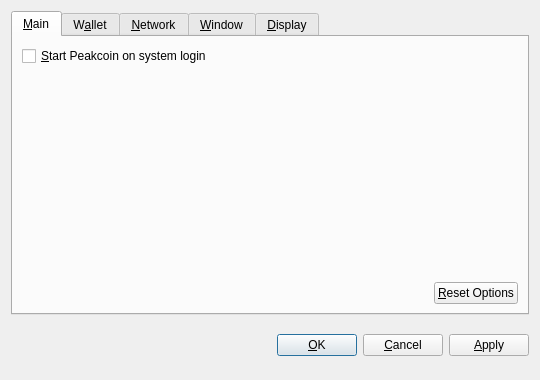
<?xml version="1.0" encoding="UTF-8"?>
<ui version="4.0">
 <class>OptionsDialog</class>
 <widget class="QDialog" name="OptionsDialog">
  <property name="geometry">
   <rect>
    <x>0</x>
    <y>0</y>
    <width>540</width>
    <height>380</height>
   </rect>
  </property>
  <property name="windowTitle">
   <string>Options</string>
  </property>
  <property name="modal">
   <bool>true</bool>
  </property>
  <layout class="QVBoxLayout" name="verticalLayout">
   <item>
    <widget class="QTabWidget" name="tabWidget">
     <property name="tabPosition">
      <enum>QTabWidget::North</enum>
     </property>
     <property name="currentIndex">
      <number>0</number>
     </property>
     <widget class="QWidget" name="tabMain">
      <attribute name="title">
       <string>&amp;Main</string>
      </attribute>
      <layout class="QVBoxLayout" name="verticalLayout_Main">
       <item>
        <widget class="QCheckBox" name="bitcoinAtStartup">
         <property name="toolTip">
          <string>Automatically start Peakcoin after logging in to the system.</string>
         </property>
         <property name="text">
          <string>&amp;Start Peakcoin on system login</string>
         </property>
        </widget>
       </item>
       <item>
        <spacer name="verticalSpacer_Main">
         <property name="orientation">
          <enum>Qt::Vertical</enum>
         </property>
         <property name="sizeHint" stdset="0">
          <size>
           <width>20</width>
           <height>40</height>
          </size>
         </property>
        </spacer>
       </item>
       <item>
        <layout class="QHBoxLayout" name="horizontalLayout_2_Main">
         <item>
          <spacer name="horizontalSpacer_2_Main">
           <property name="orientation">
            <enum>Qt::Horizontal</enum>
           </property>
           <property name="sizeHint" stdset="0">
            <size>
             <width>40</width>
             <height>20</height>
            </size>
           </property>
          </spacer>
         </item>
         <item>
          <widget class="QPushButton" name="resetButton">
           <property name="toolTip">
            <string>Reset all client options to default.</string>
           </property>
           <property name="text">
            <string>&amp;Reset Options</string>
           </property>
           <property name="autoDefault">
            <bool>false</bool>
           </property>
          </widget>
         </item>
        </layout>
       </item>
      </layout>
     </widget>
     <widget class="QWidget" name="tabWallet">
      <attribute name="title">
       <string>W&amp;allet</string>
      </attribute>
      <layout class="QVBoxLayout" name="verticalLayout_Network">
       <item>
        <widget class="QLabel" name="transactionFeeInfoLabel">
         <property name="text">
          <string>Optional transaction fee per kB that helps make sure your transactions are processed quickly. Most transactions are 1 kB.</string>
         </property>
         <property name="textFormat">
          <enum>Qt::PlainText</enum>
         </property>
         <property name="wordWrap">
          <bool>true</bool>
         </property>
        </widget>
       </item>
       <item>
        <layout class="QHBoxLayout" name="horizontalLayout_1_Main">
         <item>
          <widget class="QLabel" name="transactionFeeLabel">
           <property name="text">
            <string>Pay transaction &amp;fee</string>
           </property>
           <property name="textFormat">
            <enum>Qt::PlainText</enum>
           </property>
           <property name="buddy">
            <cstring>transactionFee</cstring>
           </property>
          </widget>
         </item>
         <item>
          <widget class="BitcoinAmountField" name="transactionFee"/>
         </item>
         <item>
          <spacer name="horizontalSpacer_1_Main">
           <property name="orientation">
            <enum>Qt::Horizontal</enum>
           </property>
           <property name="sizeHint" stdset="0">
            <size>
             <width>40</width>
             <height>20</height>
            </size>
           </property>
          </spacer>
         </item>
        </layout>
       </item>
       <item>
        <widget class="QLabel" name="label">
         <property name="text">
          <string>If you disable the spending of unconfirmed change, the change from a transaction cannot be used until that transaction has at least one confirmation. This also affects how your balance is computed.</string>
         </property>
         <property name="wordWrap">
          <bool>true</bool>
         </property>
        </widget>
       </item>
       <item>
        <widget class="QCheckBox" name="spendZeroConfChange">
         <property name="text">
          <string>Spend unconfirmed change  (experts only)</string>
         </property>
        </widget>
       </item>
       <item>
        <spacer name="verticalSpacer">
         <property name="orientation">
          <enum>Qt::Vertical</enum>
         </property>
         <property name="sizeHint" stdset="0">
          <size>
           <width>20</width>
           <height>40</height>
          </size>
         </property>
        </spacer>
       </item>
      </layout>
     </widget>
     <widget class="QWidget" name="tabNetwork">
      <attribute name="title">
       <string>&amp;Network</string>
      </attribute>
      <layout class="QVBoxLayout" name="verticalLayout_Network">
       <item>
        <widget class="QCheckBox" name="mapPortUpnp">
         <property name="toolTip">
          <string>Automatically open the Peakcoin client port on the router. This only works when your router supports UPnP and it is enabled.</string>
         </property>
         <property name="text">
          <string>Map port using &amp;UPnP</string>
         </property>
        </widget>
       </item>
       <item>
        <widget class="QCheckBox" name="connectSocks">
         <property name="toolTip">
          <string>Connect to the Peakcoin network through a SOCKS proxy (e.g. when connecting through Tor).</string>
         </property>
         <property name="text">
          <string>&amp;Connect through SOCKS proxy:</string>
         </property>
        </widget>
       </item>
       <item>
        <layout class="QHBoxLayout" name="horizontalLayout_Network">
         <item>
          <widget class="QLabel" name="proxyIpLabel">
           <property name="text">
            <string>Proxy &amp;IP:</string>
           </property>
           <property name="textFormat">
            <enum>Qt::PlainText</enum>
           </property>
           <property name="buddy">
            <cstring>proxyIp</cstring>
           </property>
          </widget>
         </item>
         <item>
          <widget class="QValidatedLineEdit" name="proxyIp">
           <property name="maximumSize">
            <size>
             <width>140</width>
             <height>16777215</height>
            </size>
           </property>
           <property name="toolTip">
            <string>IP address of the proxy (e.g. 127.0.0.1)</string>
           </property>
          </widget>
         </item>
         <item>
          <widget class="QLabel" name="proxyPortLabel">
           <property name="text">
            <string>&amp;Port:</string>
           </property>
           <property name="textFormat">
            <enum>Qt::PlainText</enum>
           </property>
           <property name="buddy">
            <cstring>proxyPort</cstring>
           </property>
          </widget>
         </item>
         <item>
          <widget class="QLineEdit" name="proxyPort">
           <property name="maximumSize">
            <size>
             <width>55</width>
             <height>16777215</height>
            </size>
           </property>
           <property name="toolTip">
            <string>Port of the proxy (e.g. 9050)</string>
           </property>
          </widget>
         </item>
         <item>
          <widget class="QLabel" name="socksVersionLabel">
           <property name="text">
            <string>SOCKS &amp;Version:</string>
           </property>
           <property name="textFormat">
            <enum>Qt::PlainText</enum>
           </property>
           <property name="buddy">
            <cstring>socksVersion</cstring>
           </property>
          </widget>
         </item>
         <item>
          <widget class="QValueComboBox" name="socksVersion">
           <property name="toolTip">
            <string>SOCKS version of the proxy (e.g. 5)</string>
           </property>
          </widget>
         </item>
         <item>
          <spacer name="horizontalSpacer_Network">
           <property name="orientation">
            <enum>Qt::Horizontal</enum>
           </property>
           <property name="sizeHint" stdset="0">
            <size>
             <width>40</width>
             <height>20</height>
            </size>
           </property>
          </spacer>
         </item>
        </layout>
       </item>
       <item>
        <spacer name="verticalSpacer_Network">
         <property name="orientation">
          <enum>Qt::Vertical</enum>
         </property>
         <property name="sizeHint" stdset="0">
          <size>
           <width>20</width>
           <height>40</height>
          </size>
         </property>
        </spacer>
       </item>
      </layout>
     </widget>
     <widget class="QWidget" name="tabWindow">
      <attribute name="title">
       <string>&amp;Window</string>
      </attribute>
      <layout class="QVBoxLayout" name="verticalLayout_Window">
       <item>
        <widget class="QCheckBox" name="minimizeToTray">
         <property name="toolTip">
          <string>Show only a tray icon after minimizing the window.</string>
         </property>
         <property name="text">
          <string>&amp;Minimize to the tray instead of the taskbar</string>
         </property>
        </widget>
       </item>
       <item>
        <widget class="QCheckBox" name="minimizeOnClose">
         <property name="toolTip">
          <string>Minimize instead of exit the application when the window is closed. When this option is enabled, the application will be closed only after selecting Quit in the menu.</string>
         </property>
         <property name="text">
          <string>M&amp;inimize on close</string>
         </property>
        </widget>
       </item>
       <item>
        <spacer name="verticalSpacer_Window">
         <property name="orientation">
          <enum>Qt::Vertical</enum>
         </property>
         <property name="sizeHint" stdset="0">
          <size>
           <width>20</width>
           <height>40</height>
          </size>
         </property>
        </spacer>
       </item>
      </layout>
     </widget>
     <widget class="QWidget" name="tabDisplay">
      <attribute name="title">
       <string>&amp;Display</string>
      </attribute>
      <layout class="QVBoxLayout" name="verticalLayout_Display">
       <item>
        <layout class="QHBoxLayout" name="horizontalLayout_1_Display">
         <item>
          <widget class="QLabel" name="langLabel">
           <property name="text">
            <string>User Interface &amp;language:</string>
           </property>
           <property name="textFormat">
            <enum>Qt::PlainText</enum>
           </property>
           <property name="buddy">
            <cstring>lang</cstring>
           </property>
          </widget>
         </item>
         <item>
          <widget class="QValueComboBox" name="lang">
           <property name="toolTip">
            <string>The user interface language can be set here. This setting will take effect after restarting Peakcoin.</string>
           </property>
          </widget>
         </item>
        </layout>
       </item>
       <item>
        <layout class="QHBoxLayout" name="horizontalLayout_2_Display">
         <item>
          <widget class="QLabel" name="unitLabel">
           <property name="text">
            <string>&amp;Unit to show amounts in:</string>
           </property>
           <property name="textFormat">
            <enum>Qt::PlainText</enum>
           </property>
           <property name="buddy">
            <cstring>unit</cstring>
           </property>
          </widget>
         </item>
         <item>
          <widget class="QValueComboBox" name="unit">
           <property name="toolTip">
            <string>Choose the default subdivision unit to show in the interface and when sending coins.</string>
           </property>
          </widget>
         </item>
        </layout>
       </item>
       <item>
        <widget class="QCheckBox" name="displayAddresses">
         <property name="toolTip">
          <string>Whether to show Peakcoin addresses in the transaction list or not.</string>
         </property>
         <property name="text">
          <string>&amp;Display addresses in transaction list</string>
         </property>
        </widget>
       </item>
       <item>
        <widget class="QCheckBox" name="coinControlFeatures">
         <property name="toolTip">
          <string>Whether to show coin control features or not.</string>
         </property>
         <property name="text">
          <string>Display coin &amp;control features (experts only!)</string>
         </property>
        </widget>
       </item>
       <item>
        <spacer name="verticalSpacer_Display">
         <property name="orientation">
          <enum>Qt::Vertical</enum>
         </property>
         <property name="sizeHint" stdset="0">
          <size>
           <width>20</width>
           <height>40</height>
          </size>
         </property>
        </spacer>
       </item>
      </layout>
     </widget>
    </widget>
   </item>
   <item>
    <layout class="QHBoxLayout" name="horizontalLayout_Buttons">
     <item>
      <spacer name="horizontalSpacer_1">
       <property name="orientation">
        <enum>Qt::Horizontal</enum>
       </property>
       <property name="sizeHint" stdset="0">
        <size>
         <width>40</width>
         <height>48</height>
        </size>
       </property>
      </spacer>
     </item>
     <item>
      <widget class="QLabel" name="statusLabel">
       <property name="font">
        <font>
         <weight>75</weight>
         <bold>true</bold>
        </font>
       </property>
       <property name="text">
        <string/>
       </property>
       <property name="textFormat">
        <enum>Qt::PlainText</enum>
       </property>
       <property name="wordWrap">
        <bool>true</bool>
       </property>
      </widget>
     </item>
     <item>
      <spacer name="horizontalSpacer_2">
       <property name="orientation">
        <enum>Qt::Horizontal</enum>
       </property>
       <property name="sizeHint" stdset="0">
        <size>
         <width>40</width>
         <height>48</height>
        </size>
       </property>
      </spacer>
     </item>
     <item>
      <widget class="QPushButton" name="okButton">
       <property name="text">
        <string>&amp;OK</string>
       </property>
      </widget>
     </item>
     <item>
      <widget class="QPushButton" name="cancelButton">
       <property name="text">
        <string>&amp;Cancel</string>
       </property>
       <property name="autoDefault">
        <bool>false</bool>
       </property>
      </widget>
     </item>
     <item>
      <widget class="QPushButton" name="applyButton">
       <property name="text">
        <string>&amp;Apply</string>
       </property>
       <property name="autoDefault">
        <bool>false</bool>
       </property>
      </widget>
     </item>
    </layout>
   </item>
  </layout>
 </widget>
 <customwidgets>
  <customwidget>
   <class>BitcoinAmountField</class>
   <extends>QSpinBox</extends>
   <header>bitcoinamountfield.h</header>
  </customwidget>
  <customwidget>
   <class>QValueComboBox</class>
   <extends>QComboBox</extends>
   <header>qvaluecombobox.h</header>
  </customwidget>
  <customwidget>
   <class>QValidatedLineEdit</class>
   <extends>QLineEdit</extends>
   <header>qvalidatedlineedit.h</header>
  </customwidget>
 </customwidgets>
 <resources/>
 <connections/>
</ui>
